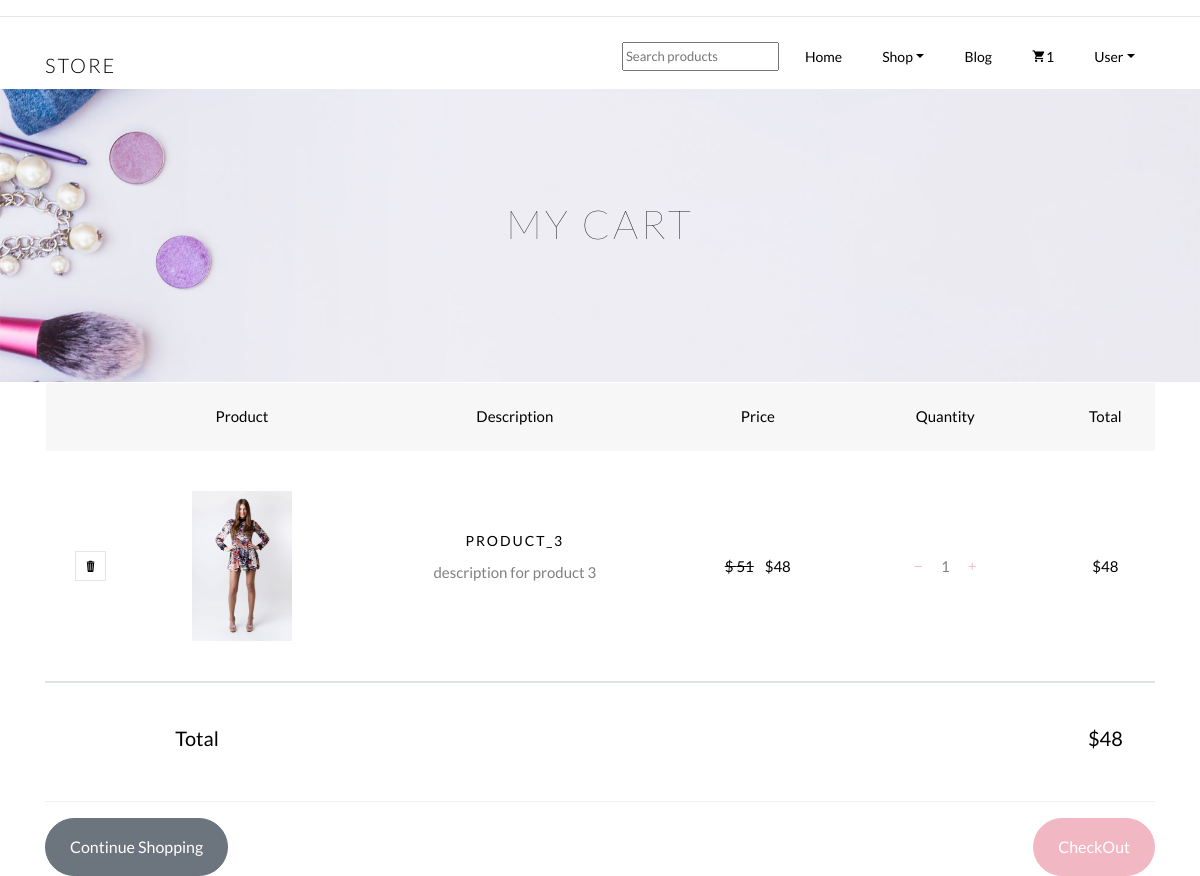
/cart/ (signed in), run on an earlier commit of the app's database.
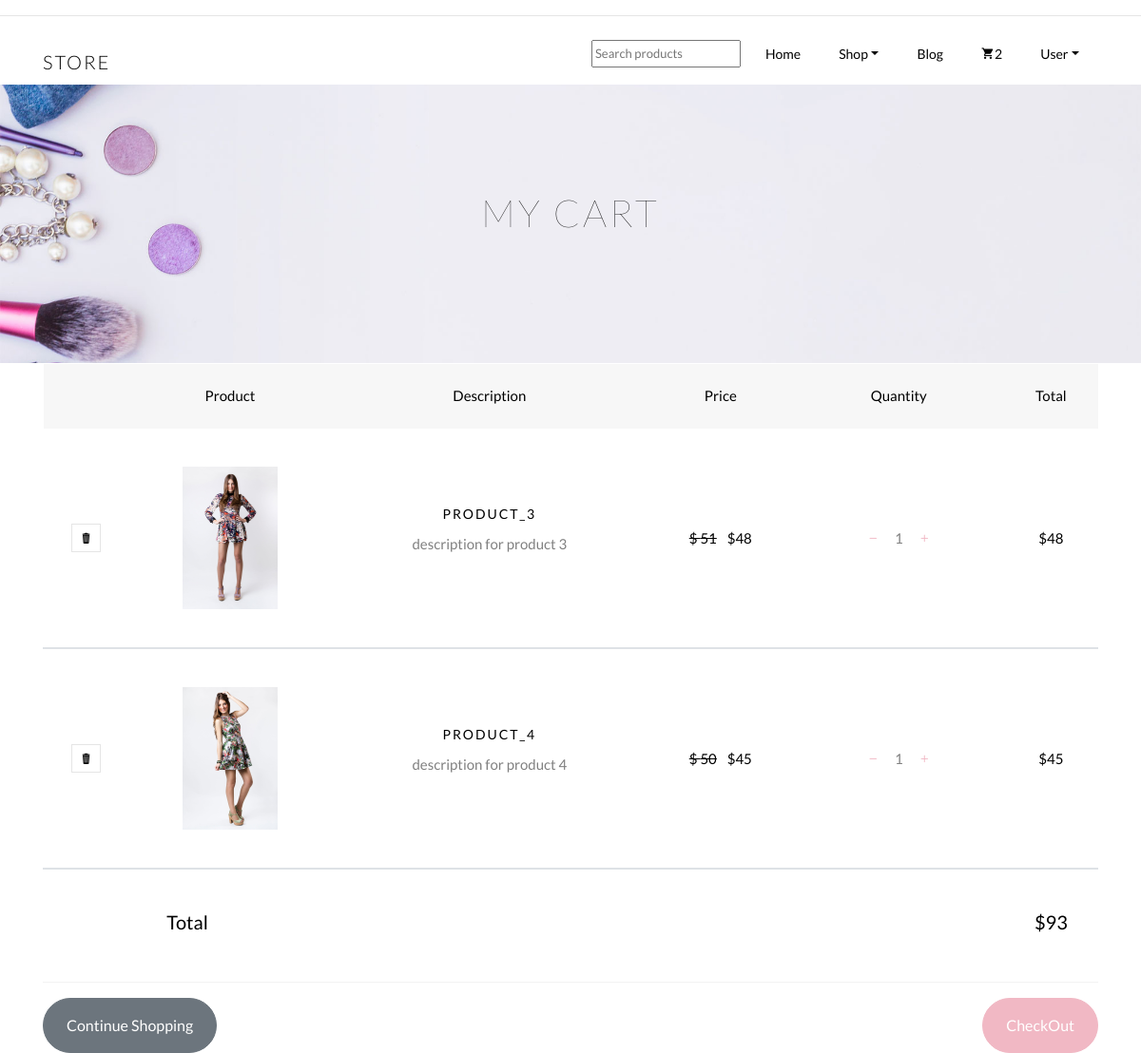
And on a later commit of the database.
### products/models.py (models this page shows, shortened)
class Order(models.Model):
    user = models.ForeignKey(User, on_delete=models.CASCADE)
    ordered = models.BooleanField(default=False)
    reference_code = models.CharField(max_length=20)
    product = models.ManyToManyField(OrderProduct)
    start_date = models.DateTimeField(auto_now_add=True)
    ordered_date = models.DateTimeField(auto_now_add = True)
    billing_address = models.ForeignKey('BillingAddress', on_delete = models.SET_NULL, blank=True, null=True)
    payment_info = models.ForeignKey('Payment', on_delete = models.SET_NULL, blank=True, null=True)
    order_status = models.ForeignKey('OrderStatus', on_delete = models.SET_NULL, blank=True, null=True)
    def get_grand_total(self):
        total = 0
        for product in self.product.all():
            total += product.get_total_price()
        return total

class OrderProduct(models.Model):
    user = models.ForeignKey(User, on_delete=models.CASCADE)
    ordered = models.BooleanField ( default=False )
    product = models.ForeignKey(Product, on_delete = models.CASCADE)
    quantity = models.IntegerField(default=1)
    def get_total_price(self):
        total_price = 0
        if self.product.discounted_price:
            total_price = self.quantity*self.product.discounted_price
        else:
            total_price = self.quantity*self.product.price
        return total_price

class Product(models.Model):
    name = models.CharField(max_length=50)
    picture = models.ImageField(upload_to= 'items/images', blank = True, null = True)
    price = models.IntegerField()
    discounted_price = models.IntegerField(blank=True, null=True)
    description = models.CharField(max_length=250)
    additional_information = models.TextField(max_length=3000)
    category = models.CharField(choices = CATEGORY_CHOICES, max_length = 5)
    featured = models.CharField(choices = FEATURE_CHOICES, max_length = 10, blank=True, null=True)
    label = models.CharField(choices = LABEL_CHOICES, max_length = 15, blank=True, null=True)
    color_label = models.CharField(choices = COLOR_LABEL, max_length = 9, blank=True, null=True)
    slug = models.SlugField()

### products/views.py (the view)
# urls.py: path('cart/', views.OrderSummary.as_view(), name = 'cart'),
class OrderSummary(LoginRequiredMixin,View):
    def get(self, *args, **kwargs):
        try:
            form = Query()
            object = Order.objects.get(user=self.request.user, ordered=False)
            context = {
                'object': object,
                'query_form':form
            }
            return render(self.request, 'products/cart.html', context)
        except ObjectDoesNotExist:
            messages.warning(self.request, 'Your cart is empty.')
            return redirect('home')

### products/forms.py
class Query(forms.Form):
    name = forms.CharField(widget=forms.TextInput(attrs = {'type':"text",
                        "class":"form-group",
                        'placeholder':"Search products",
                        'aria-label':"search"
                        }))

### products/templatetags/cart_template_tags.py (called while the page is built)
@register.filter
def cart_product_count(user):
    if user.is_authenticated:
        qs = Order.objects.filter(user=user, ordered=False)
        if qs.exists():
            count = qs[0].product.count()
            if count != None:
                return count
            else:
                count= 0
            return count
    return 0

### templates/products/cart.html (shortened to what this page needs)
{% extends 'index.html' %}
{% load static %}
{% block content %}
  <body>
		<div class="hero-wrap hero-bread" style="background-image: url({% static "images/bg_6.jpg" %});">
      <div class="container">
        <div class="row no-gutters slider-text align-items-center justify-content-center">
          <div class="col-md-9 animate text-center">
            <h1 class="mb-0 bread">My Cart</h1>
            <p class="breadcrumbs"><span class="mr-2"><a href="index.html"></a></span> </p>
          </div>
        </div>
      </div>
    </div>
		<section class="section cart">
			<div class="container">
				<div class="row">
    				<div class="col-md-12">
    				<div class="cart-list">
	    				<table class="table">
						    <thead class="thead-primary">
						      <tr class="text-center">
								<th></th>
								<th>Product</th>
								<th>Description</th>
						        <th>Price</th>
						        <th>Quantity</th>
						        <th>Total</th>
						      </tr>
							</thead>
							{% for order_product in object.product.all %}
						    <tbody>
						      <tr class="text-center">
						        <td class="product-remove"><a href="{% url 'remove_from_cart' order_product.product.id %}"><span class="ion-ios-trash"></span></a></td>
						        <td class="image-prod"><div class="img" style="background-image:url({{ order_product.product.picture.url }});"></div></td>
						        <td class="product-name">
						        	<h3>{{ order_product.product.name }}</h3>
						        	<p>{{ order_product.product.description }}</p>
						        </td>
						        {% if order_product.product.discounted_price %}
									<td class="price"><span class="mr-2 price-dc"><del>$ {{ order_product.product.price }}</del></span> ${{ order_product.product.discounted_price }}</td>
								{% else %}
									<td class="price">${{ order_product.product.price }}</td>
								{% endif %}
								<td class="quantity">
									<a href="{% url 'minus_one' order_product.product.id %}"><span class="ion-ios-remove mr-3"></span></a>
									{{ order_product.quantity }}
									<a href="{% url 'plus_one' order_product.product.id %}"><span class="ion-ios-add ml-3"></span></a>
								</td>
						        <td class="total">${{ order_product.get_total_price }}</td>
							  </tr>
							  {% endfor %}
							</tbody>
							<tr>
								<td colspan="2"><b><h5>Total</h5></b></td>
								<td ></td>
								<td ></td>
								<td ></td>
								<td ><h5>${{ object.get_grand_total }}</h5></td>
							</tr>
						  </table>
						  <a href="{% url 'home' %}" class="btn btn-secondary py-3 px-4">Continue Shopping</a>
						  <a href="{% url 'checkout' %}" class="btn btn-primary py-3 px-4 float-right">CheckOut</a>
					  </div>
    			</div>
    		</div>
    		</div>
		</section>
	</body>
{% endblock %}

### templates/index.html (shortened to what this page needs)
{% load static %}
{% load cart_template_tags %}
<!DOCTYPE html>
<html lang="en">
  <head>
    <link rel="stylesheet" href="{% static "css/open-iconic-bootstrap.min.css" %}">
    <link rel="stylesheet" href="{% static 'css/animate.css' %}">
    <link rel="stylesheet" href="{% static "css/owl.carousel.min.css" %}">
    <link rel="stylesheet" href="{% static 'css/owl.theme.default.min.css' %}">
    <link rel="stylesheet" href="{% static 'css/magnific-popup.css' %}">
    <link rel="stylesheet" href="{% static "css/aos.css" %}">
    <link rel="stylesheet" href="{% static "css/ionicons.min.css" %}">
    <link rel="stylesheet" href="{% static "css/bootstrap-datepicker.css" %}">
    <link rel="stylesheet" href="{% static "css/jquery.timepicker.css" %}">
    <link rel="stylesheet" href="{% static "css/flaticon.css" %}">
    <link rel="stylesheet" href="{% static "css/icomoon.css" %}">
    <link rel="stylesheet" href="{% static "css/style.css" %}">
  </head>
  <body>
    <nav class="navbar navbar-expand-lg navbar-dark ftco_navbar bg-dark ftco-navbar-light" id="ftco-navbar">
	    <div class="container">
	      <a class="navbar-brand" href="{% url 'home' %}">Store</a>
	      <div class="collapse navbar-collapse" id="ftco-nav">
	        <ul class="navbar-nav ml-auto">
          <form action="{% url 'search_results' %}" method="POST" class="form mt-3">{% csrf_token %}
            <div style="font-size: small; padding: 6px;" class="form-group d-flex">
            {{ query_form.name }}
            </div>
            </form>
	          <li class="nav-item active"><a href="{% url 'home' %}" class="nav-link">Home</a></li>
	          <li class="nav-item dropdown">
              <a class="nav-link dropdown-toggle" href="#" id="dropdown04" data-toggle="dropdown" aria-haspopup="true" aria-expanded="false">Shop</a>
            </li>
            <li class="nav-item active"><a href="{% url 'blog' %}" class="nav-link">Blog</a>
            </li>
              <li class="nav-item cta cta-colored"><a href="{%url 'cart' %}" class="nav-link"><span class="icon-shopping_cart"></span>{{ request.user|cart_product_count }}</a></li>
              <li class="nav-item dropdown">
              <a class="nav-link dropdown-toggle" href="#" id="dropdown04" data-toggle="dropdown" aria-haspopup="true" aria-expanded="false">User</a>
              </li>
	        </ul>
	      </div>
	    </div>
	  </nav>
	  <hr>
    <div class="mt-5 pt-4">
      </div>
	  {% block content %}
  {% endblock %}
  </body>
</html>

### static_env/css/icomoon.css (style rules this page uses)
[class^="icon-"], [class*=" icon-"] { font-family: 'icomoon' !important; speak: none; font-style: normal; font-weight: normal; font-variant: normal; text-transform: none; line-height: 1; -webkit-font-smoothing: antialiased; -moz-osx-font-smoothing: grayscale; }
.icon-shopping_cart:before { content: "\e8cc"; }

What changed in the data, as far as the page shows it:
added OrderProduct: product.picture (picture), product.name "PRODUCT_4", product.description "description for product 4", product.price "50", product.discounted_price "45", quantity "1", get_total_price "45"
computed for Order: get_grand_total "48" → "93"
Also different on the page:
{{ request.user|cart_product_count }}: "1" → "2"
